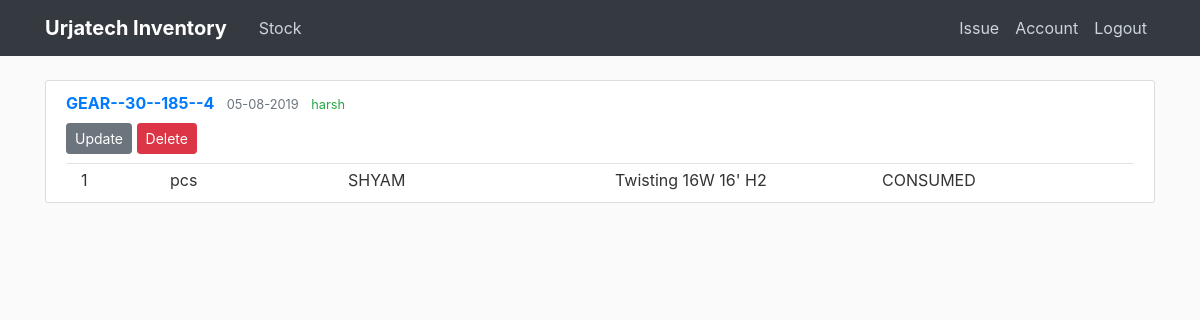
/post/5 (signed in), run on the app's committed database.
### flaskblog/models.py (models this page shows, shortened)
class Post(db.Model):
    id = db.Column(db.Integer, primary_key=True)
    material_id = db.Column(db.String(50), nullable=False)
    numbers_issued = db.Column(db.Integer)
    unit = db.Column(db.String(10))
    person = db.Column(db.String(20))
    location = db.Column(db.String(50))
    type_issued = db.Column(db.String(20))
    date_posted = db.Column(db.DateTime, nullable=False, default=datetime.now)
    user_id = db.Column(db.Integer, db.ForeignKey('user.id'))

class User(db.Model, UserMixin):
    id = db.Column(db.Integer, primary_key=True)
    name = db.Column(db.String(30), nullable=False)
    username = db.Column(db.String(20), unique=True, nullable=False)
    email = db.Column(db.String(100), unique=True, nullable=False)
    image_file = db.Column(db.String(20), nullable=False, default='56c6632a3ab0abec.jpg')
    password = db.Column(db.String(60), nullable=False)
    posts = db.relationship('Post', backref='author', lazy=True)

### flaskblog/routes.py (the view)
@app.route("/post/<int:post_id>")
def post(post_id):
    post = Post.query.get_or_404(post_id)
    return render_template('post.html', title=post.material_id, post=post)

### flaskblog/models.py (called while the page is built)
@login_manager.user_loader
def load_user(user_id):
    return User.query.get(int(user_id))

### flaskblog/templates/post.html (shortened to what this page needs)
{% extends "layout.html" %}
{% block content %}
    <article class="media content-section">
        <div class="media-body">
            <div class="article-metadata">
                <a class="mr-2 text-uppercase font-weight-bold" href="#">{{ post.material_id }}</a>
                <small class="text-muted">{{ post.date_posted.strftime('%d-%m-%Y') }}</small>
                <small class="ml-2 text-success">{{ post.author.name }}</small>
                {% if post.author == current_user %}
                    <div>
                        <a href="{{ url_for('update_post', post_id=post.id) }}" class="btn btn-secondary btn-sm mb-2 mt-2">Update</a>
                        <button type="button" class="btn btn-danger btn-sm mb-2 mt-2" data-toggle="modal" data-target="#deleteModal">Delete</button>
                    </div>
                {% endif %}
            </div>
            <div class="container mr-1">
              <div class="row">
                <div class="col-1">
                  {{ post.numbers_issued }}
                </div>
                <div class="col-2">
                  {{ post.unit }}
                </div>
                <div class="col-3">
                  {{ post.person }}
                </div>
                <div class="col-3">
                  {{ post.location }}
                </div>
                <div class="col-1">
                  {{ post.type_issued }}
                </div>
              </div>
        </div>
    </article>
{% endblock content %}

### flaskblog/static/main.css (style rules this page uses)
body { background: #fafafa; color: #333333; margin-top: 5rem; }
.content-section { background: #ffffff; padding: 10px 20px; border: 1px solid #dddddd; border-radius: 3px; margin-bottom: 20px; }
.article-metadata { padding-bottom: 1px; margin-bottom: 4px; border-bottom: 1px solid #e3e3e3 }

### data on the page
Post: material_id "GEAR--30--185--4", date_posted "05-08-2019", numbers_issued "1", unit "pcs", person "SHYAM", location "Twisting 16W 16' H2", type_issued "CONSUMED"
User: author.name "harsh"
